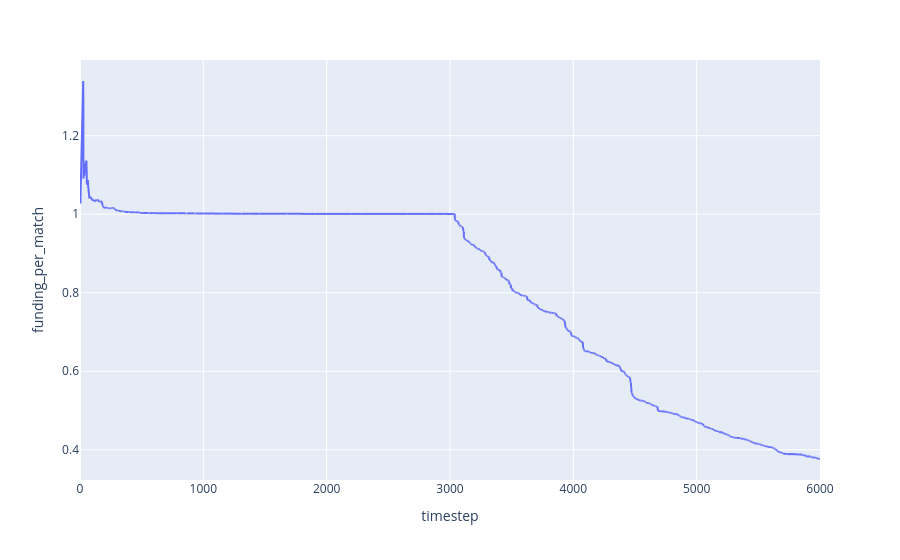

Notebook code for this chart:
### Markdown cell above
Without the pairwise term, the total match and total funding are equivalent

### Code cell
y = df.simple_quadratic_total_funding / df.simple_quadratic_total_match
y.name = 'funding_per_match'
px.line(y.reset_index(),
        x='timestep',
        y='funding_per_match')

### Figure 1 — Plotly figure (JSON) as saved in the notebook; plotly's stock layout.template omitted (floating-point values rounded to 4 significant figures; data arrays with more than 128 entries replaced by an {"elided": "..."} marker saying what was removed)
{"data": [{"hovertemplate": "timestep=%{x}<br>funding_per_match=%{y}<extra></extra>", "legendgroup": "", "line": {"color": "#636efa", "dash": "solid"}, "mode": "lines", "name": "", "showlegend": false, "type": "scattergl", "x": {"elided": "6001 int values"}, "xaxis": "x", "y": {"elided": "6001 float values"}, "yaxis": "y"}], "layout": {"autosize": true, "legend": {"tracegroupgap": 0}, "margin": {"t": 60}, "xaxis": {"anchor": "y", "autorange": true, "domain": [0, 1], "range": [0, 6000], "title": {"text": "timestep"}, "type": "linear"}, "yaxis": {"anchor": "x", "autorange": true, "domain": [0, 1], "range": [0.3229, 1.393], "title": {"text": "funding_per_match"}, "type": "linear"}}}
